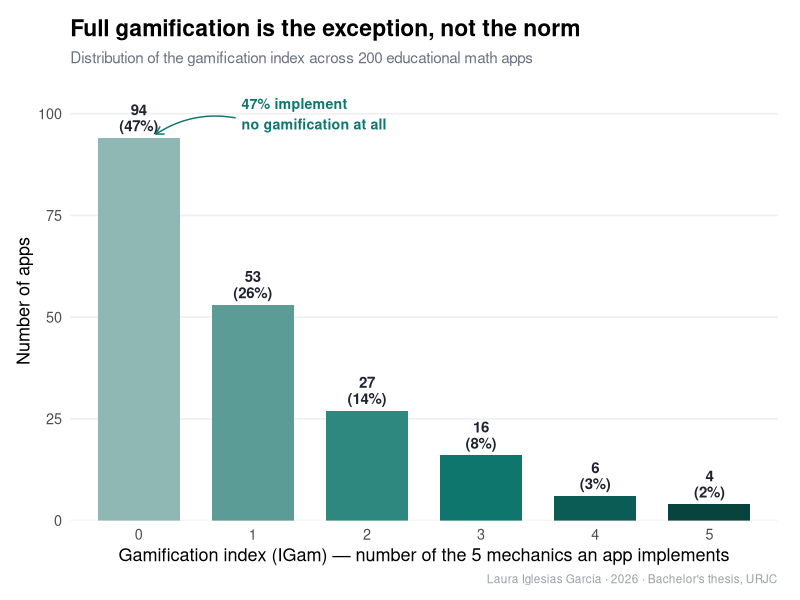

This chart was generated by the following R code:
# =============================================================================
# figures/igam_distribution.R
# Distribution of the composite gamification index (IGam).
# Frequencies are those reported in Table 4.6 / Figure 4.1 (n = 200).
# Run from repo root:  source("figures/igam_distribution.R")
# Output: figures/igam_distribution.png
# =============================================================================

library(ggplot2)

d <- data.frame(
  igam = factor(0:5),
  freq = c(94, 53, 27, 16, 6, 4),
  pct  = c(47.0, 26.5, 13.5, 8.0, 3.0, 2.0)
)
d$label <- sprintf("%d\n(%.0f%%)", d$freq, d$pct)
shades <- c("#8fb7b3","#5c9c96","#2f8880","#0f766e","#0b5c55","#08433e")

p <- ggplot(d, aes(igam, freq, fill = igam)) +
  geom_col(width = 0.72, show.legend = FALSE) +
  geom_text(aes(label = label), vjust = -0.25, size = 3.8,
            fontface = "bold", colour = "#1f2430", lineheight = 0.9) +
  annotate("text", x = 1.9, y = 100, label = "47% implement\nno gamification at all",
           colour = "#0f766e", fontface = "bold", hjust = 0, size = 3.6) +
  annotate("curve", x = 1.85, y = 99, xend = 1.15, yend = 95,
           colour = "#0f766e", curvature = 0.2,
           arrow = arrow(length = unit(0.02, "npc"))) +
  scale_fill_manual(values = shades) +
  scale_y_continuous(limits = c(0, 108), expand = c(0, 0)) +
  labs(
    title    = "Full gamification is the exception, not the norm",
    subtitle = "Distribution of the gamification index across 200 educational math apps",
    x = "Gamification index (IGam) — number of the 5 mechanics an app implements",
    y = "Number of apps",
    caption  = "Laura Iglesias García · 2026 · Bachelor's thesis, URJC"
  ) +
  theme_minimal(base_size = 13) +
  theme(
    plot.title    = element_text(face = "bold", size = 16.5),
    plot.subtitle = element_text(colour = "#6b7280", size = 11, margin = margin(b = 10)),
    plot.caption  = element_text(colour = "#9aa0a6", size = 8.5, hjust = 1),
    panel.grid.major.x = element_blank(),
    panel.grid.minor   = element_blank(),
    panel.grid.major.y = element_line(colour = "#eef0f3"),
    axis.ticks = element_blank(),
    plot.margin = margin(14, 16, 10, 12)
  )

ggsave("figures/igam_distribution.png", p,
       width = 9.6, height = 6.0, dpi = 150, bg = "white")
message("Saved figures/igam_distribution.png")
